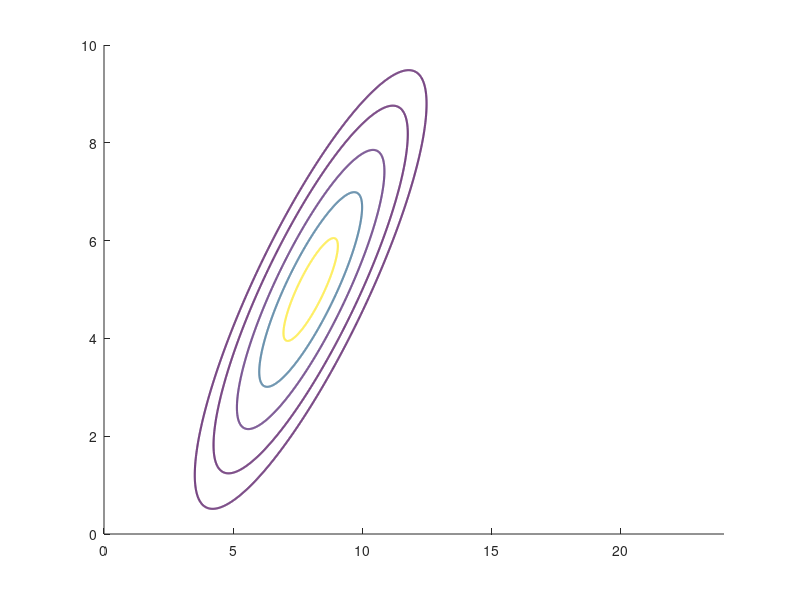

The MATLAB source for this figure: (Note: this script raises an error after producing the figure.)
% An script for generating demo images including
% (1) linearly separable (two gaussians), 
% (2) approximate linearly separable (from gmm)
% (3) not linearly separable.
clearvars; close all; clc
%% Linearly separable sample
mu1  = [8, 5];
sig1 = [1.3, 1.1; 1.1, 1.3];
LS1   = mvnrnd(mu1, sig1, 400);


mu2  = [16, 4];
sig2 = [1, 0.2; 0.2, 0.8];
LS2   = mvnrnd(mu2, sig2, 400);

x1 = 0:0.01:24;
x2 = 0:0.01:10;
[X1, X2] = meshgrid(x1, x2);

figure(1)
F1 = mvnpdf([X1(:) X2(:)], mu1, sig1);
F1 = reshape(F1, length(x2), length(x1));
mvncdf([0 0],[1 1],mu1, sig1);
contour(x1, x2, F1, [.0001 .001 .01 .05:.1:.95 .99 .999 .9999], 'linewidth', 1.5, 'color', 'r');
hold on;

F2 = mvnpdf([X1(:) X2(:)], mu2, sig2);
F2 = reshape(F2,length(x2), length(x1));
mvncdf([0 0],[1 1],mu2, sig2);
contour(x1, x2, F2, [.0001 .001 .01 .05:.1:.95 .99 .999 .9999], 'linewidth', 1.5, 'color', 'b');
axis([0 24 0 10])

plot(LS1(:, 1), LS1(:, 2), 'ro', 'markersize', 9)
plot(LS2(:, 1), LS2(:, 2), 'bo', 'markersize', 9)
xlabel('$x_1$', 'interpreter', 'latex')
ylabel('$x_2$', 'interpreter', 'latex')
legend('positive', 'negative')
title('Linearly Separable Case')
grid on
set(gca, 'fontsize', 15)
hold off;

%% 
clearvars; close all
mu  = [1 1; 4 4];
sig = cat(3, [2 0; 0 .5], [1 0; 0 1]);
P   = ones(1,2)/2;
gm  = gmdistribution(mu, sig, P);
gmPDF = @(x,y)pdf(gm,[x y]);
ezcontour(gmPDF,[-5 10],[-1 6.5]); hold on;
LS1 = random(gm, 400);
for i=1:size(LS1, 1)
    X1 = pdist([LS1(i, 1), LS1(i, 2); 1, 1]);
    X2 = pdist([LS1(i, 1), LS1(i, 2); 4, 4]);
    if X1 < X2
        LS1(i, 3) = 1;
        p1 = plot(LS1(i, 1), LS1(i, 2), 'ro', 'markersize', 9);
    else
        LS1(i, 3) = 2;
        p2 = plot(LS1(i, 1), LS1(i, 2), 'bo', 'markersize', 9);
    end
end
xlabel('$x_1$', 'interpreter', 'latex')
ylabel('$x_2$', 'interpreter', 'latex')
legend([p1, p2], 'positive', 'negative')
title('Approximately Linearly Separable Case')
grid on
set(gca, 'fontsize', 15)
hold off;





